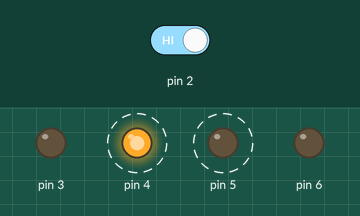
Recording of a sketch running on a simulated Arduino Uno, built with avr-gcc and run on an emulated ATmega328P. Parts: output pins drawn as LEDs (lit = HIGH). Dashed ring = blinking. The test bench sets the inputs (shaded band); at power-on: pin 2 HIGH.

Above: at 1.8 s.
1.9 s: pin 2 driven LOW
At 2.22 s:
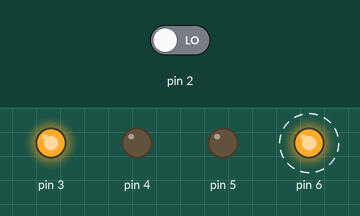
4.9 s: pin 2 driven HIGH
At 5.12 s:
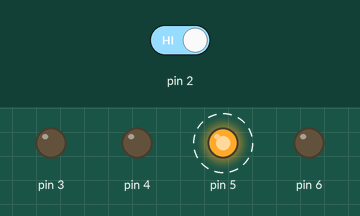
Timing chart, 0 to 13.9 s (numbered marks = the images above; inputs shaded):
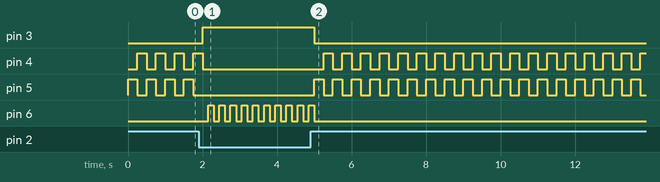

Measured:
- after the input at 1.9 s, pin 3: LOW → HIGH after 0.10 s; pin 4: goes on until 2.0 s, then stays LOW; pin 5: stops changing and stays LOW; pin 6: alternates HIGH for 0.15 s and LOW for 0.15 s, starting after 0.25 s
- after the input at 4.9 s, pin 3: HIGH → LOW after 0.10 s; pin 4: alternates HIGH for 0.25 s and LOW for 0.25 s, starting after 0.35 s; pin 5: alternates HIGH for 0.25 s and LOW for 0.25 s, starting after 0.10 s; pin 6: goes on until 5.0 s, then stays LOW
- by itself, pin 4, pin 5: alternates HIGH for 0.25 s and LOW for 0.25 s

The sketch:

Project02.ino
```cpp
int varSwitchState = 0;
void setup() {
  pinMode(3, OUTPUT);
  pinMode(4, OUTPUT);
  pinMode(5, OUTPUT);
  pinMode(6, OUTPUT);

  pinMode(2, INPUT);
}

void loop() {
  varSwitchState = digitalRead(2);

  if (varSwitchState == LOW) {
    digitalWrite(3, HIGH);
    digitalWrite(4, LOW);
    digitalWrite(5, LOW);
    digitalWrite(6, LOW);
    delay(150);
    digitalWrite(6, LOW);
    digitalWrite(6, HIGH);
    delay(150);
  } else {
    digitalWrite(3, LOW);
    digitalWrite(4, LOW);
    digitalWrite(5, HIGH);
    digitalWrite(6, LOW);
    delay(250);
    digitalWrite(4, HIGH);
    digitalWrite(5, LOW);
    delay(250);
  }
}
```
